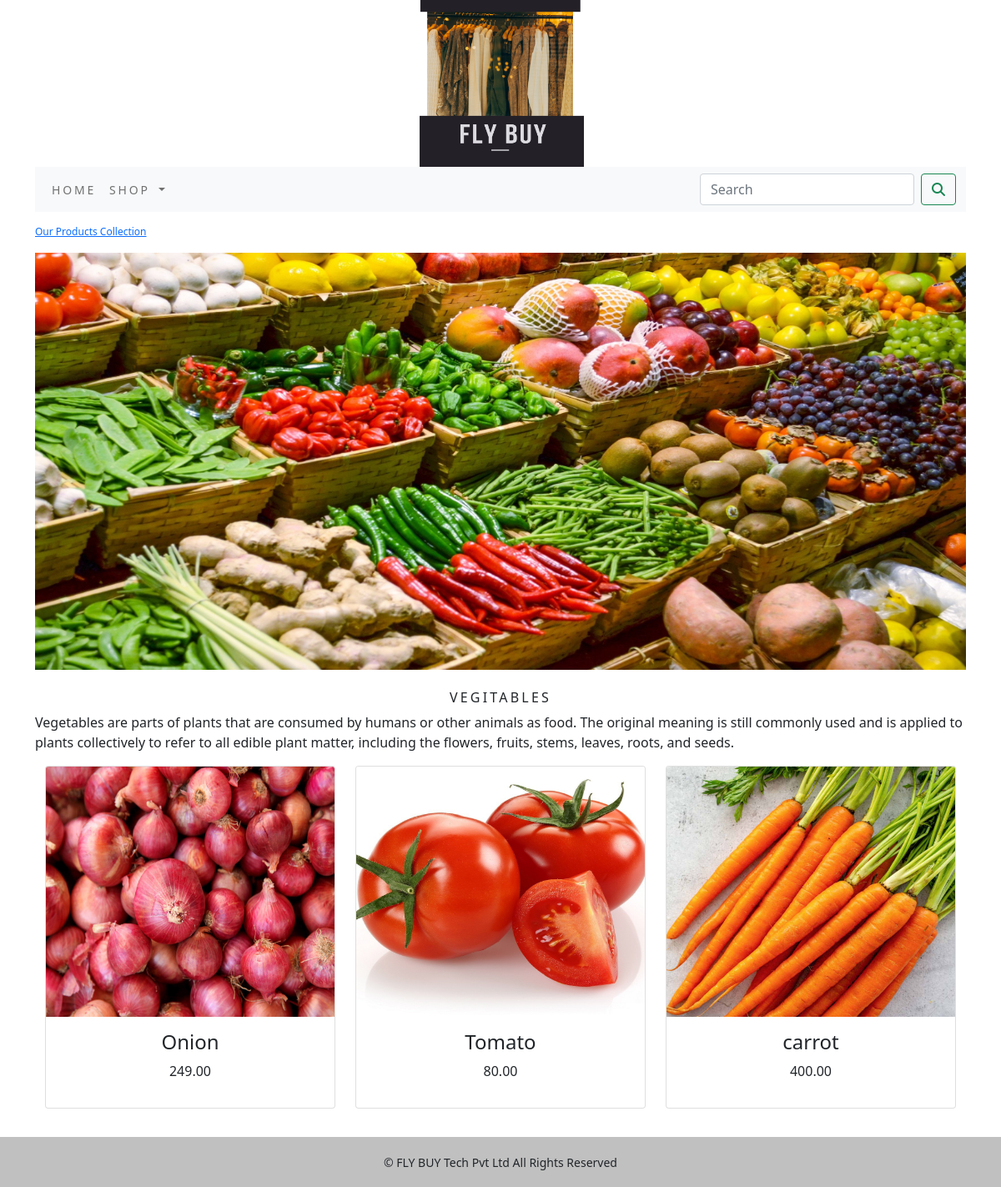
The app's page /ecommerce/vegitables/ with its own data.
### ecommerceapp/models.py (models this page shows, shortened)
class Category(models.Model):
    name=models.CharField(max_length=250,unique=True)
    slug=models.SlugField(max_length=250,unique=True)
    description=models.TextField(blank=True)
    image=models.ImageField(upload_to='category',blank=True)
    class Meta:
        ordering=('name',)
        verbose_name='category'
        verbose_name_plural='categories'
    def get_url(self):
        return reverse('ecommerceapp:products_by_category',args=[self.slug])

class Product(models.Model):
    name = models.CharField(max_length=250, unique=True)
    slug = models.SlugField(max_length=250, unique=True)
    description = models.TextField(blank=True)
    price=models.DecimalField(max_digits=10,decimal_places=2)
    category=models.ForeignKey(Category,on_delete=models.CASCADE)
    image = models.ImageField(upload_to='product', blank=True)
    stock=models.IntegerField()
    available=models.BooleanField(default=True)
    created=models.DateTimeField(auto_now_add=True)
    updated=models.DateTimeField(auto_now=True)
    def get_url(self):
        return reverse('ecommerceapp:proCatdetail',args=[self.category.slug,self.slug])
    class Meta:
        ordering=('name',)
        verbose_name = 'product'
        verbose_name_plural = 'products'

### ecommerceapp/views.py (the view)
# urls.py: path('',views.allProdCat,name='allProdCat'),
def allProdCat(request, c_slug=None):
    c_page = None
    products_list = None
    if c_slug != None:
        c_page = get_object_or_404(Category, slug=c_slug)
        products_list = Product.objects.all().filter(category=c_page, available=True)
    else:
        products_list = Product.objects.all().filter(available=True)
    paginator = Paginator(products_list, 6)
    try:
        page = int(request.GET.get('page', '1'))
    except:
        page = 1
    try:
        products = paginator.page(page)
    except (EmptyPage, InvalidPage):
        products = paginator.page(paginator.num_pages)
    return render(request, 'category.html', {'category': c_page, 'products': products})

### cart/context_processors.py (called while the page is built)
def counter(request):
    item_count=0
    if 'admin' in request.path:
        return {}
    else:
        try:
            cart=Cart.objects.filter(cart_id=_cart_id(request))
            cart_items=CartItem.objects.all().filter(cart=cart[:1])
            for cart_item in cart_items:
                item_count += cart_item.quantity
        except Cart.DoesNotExist:
            item_count=0
    return dict(item_count=item_count)

### cart/views.py (called while the page is built)
def _cart_id(request):
    cart = request.session.session_key
    if not cart:
        request.session.create()  # it does not return anything. that is why `cart = request.session.create()` will not work
        cart = request.session.session_key
    return cart  # Ultimately return cart

### ecommerceapp/context_processors.py (called while the page is built)
def menu_links(request):
    links = Category.objects.all()
    return dict(links=links)

### templates/category.html (shortened to what this page needs)
{% extends 'base.html' %}
{% load static %}
{% block content %}
  {% if category %}
    <div>
      <div class="row my_row_class">
          <div class="mx_auto">
        <p><a href="{% url 'ecommerceapp:allProdCat' %}">Our Products Collection</a></p>
      </div>
         </div>
    </div>
  {% endif %}
    <div class="mx_auto">
      {% if category %}
        <img class="my_image" src="{{ category.image.url}}" alt="{{category.name}}" width="150px" height="500px">
    </div>
    <br>
    <div>
      <h1 class="text-center my_title">{{category.name}}</h1>
      <p class="text-justify">{{category.description}}</p>
    </div>
      {% endif %}
<div class="container">
  <div class="row mx_auto">
    {% for product in products.object_list %}
    <div class="my_bottom_margin col-9 col-sm-12 col-md-4 col-lg-4">
      <div class="card text-center" style="min-width:18rem;">
        <a href="{{product.get_url}}"><img class="card-img-top my_image" src="{{product.image.url}}" width="300px" height="300px" alt="{{product.name}}"></a>
        <div class="card-body">
          <h4>{{product.name}}</h4>
          <p>{{product.price}}</p>
      </div>
</div>
  </div>
  {% endfor %}
</div>
  <br>
</div>
{% endblock %}

### static/css/custom.css (style rules this page uses)
body { font-family: 'Roboto', sans-serif; }
.my_row_class { padding-top:15px; }
.my_row_class .mx_auto { color:#000; font-size: 12px; }
.my_image { width:100%; }
.my_title { font-size:16px; text-transform:uppercase; letter-spacing: .2em; }
.my_bottom_margin { margin-bottom:10px; }

### records on screen
Category: image (picture), name "VEGITABLES", description "Vegetables are parts of plants that are consumed by humans or other animals as food. The original meaning is still commonly used and is applied to plants collectively to refer to all edible plant matter, including the flowers, fruits, stems, leaves, roots, and seeds."
Product: image (picture), name "Onion", price "249.00"
Product: image (picture), name "Tomato", price "80.00"
Product: image (picture), name "carrot", price "400.00"
